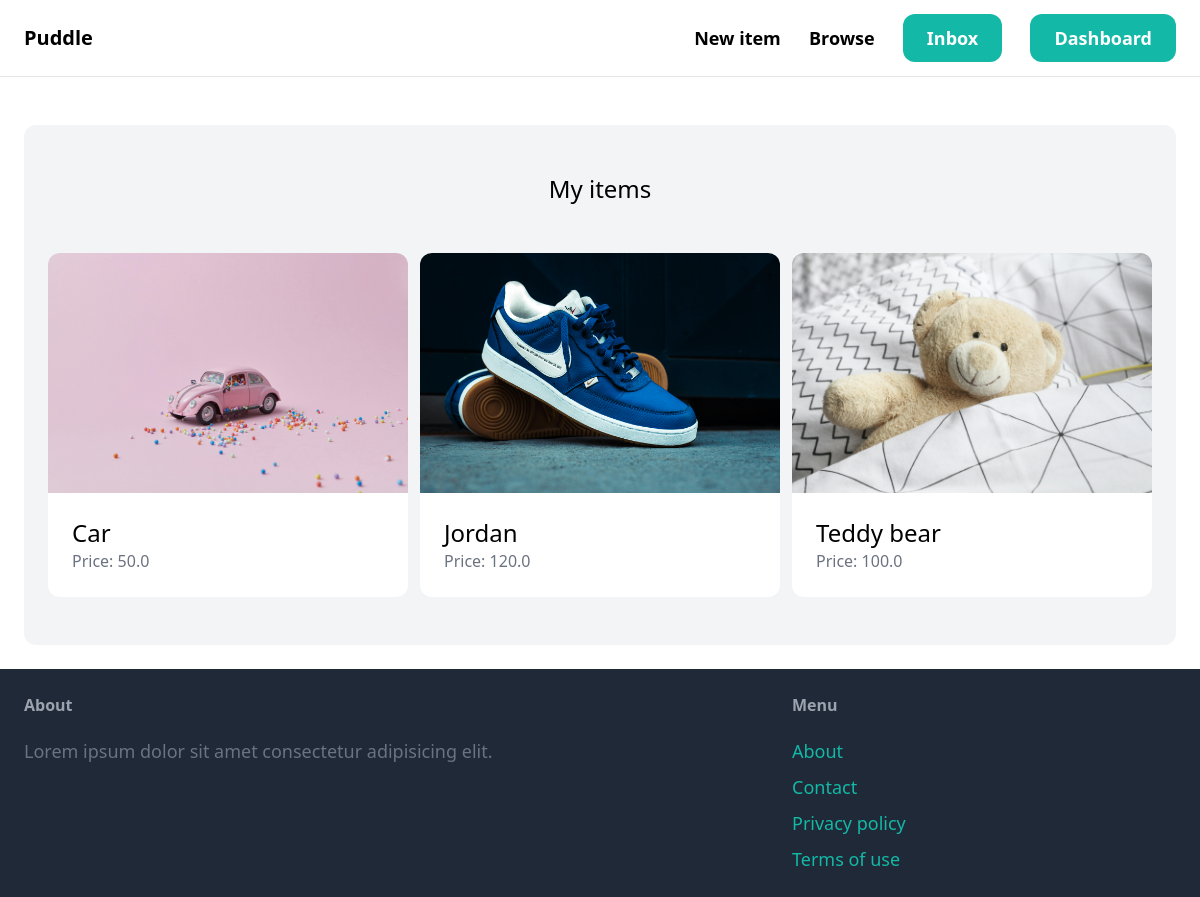
Before: /dashboard/ (signed in) with the older database file.
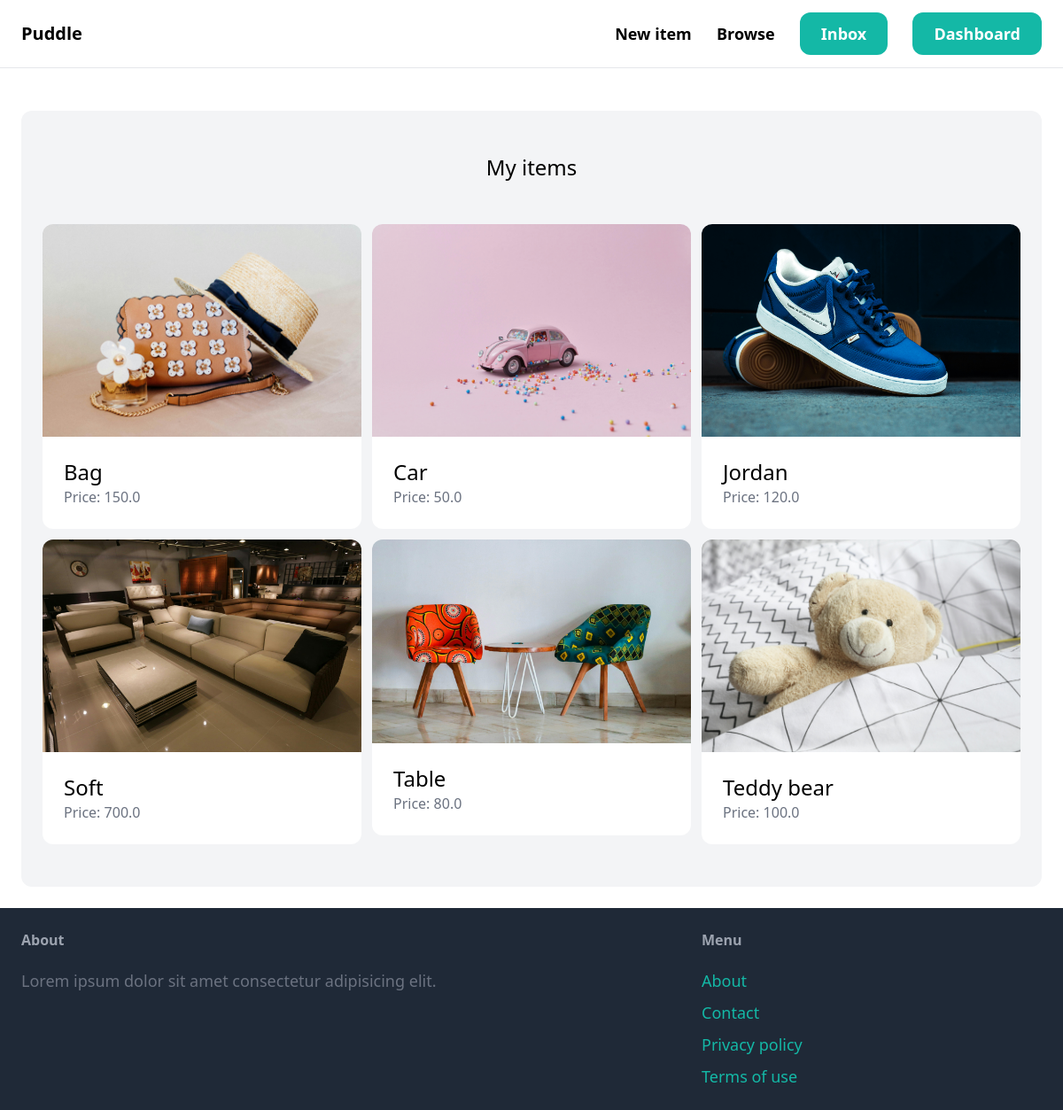
After: the same page with the newer database file.
### item/models.py (models this page shows, shortened)
class Items(models.Model):
    category = models.ForeignKey(Category, related_name = 'items', on_delete = models.CASCADE)
    name = models.CharField(max_length = 255)
    description = models.TextField(blank=True, null=True)
    price = models.FloatField()
    image = models.ImageField(upload_to='item_images', blank=True, null=True)
    is_sold = models.BooleanField(default=False)
    created_by = models.ForeignKey(User, related_name = 'items', on_delete=models.CASCADE)
    created_at = models.DateTimeField(auto_now_add=True)
    class Meta:
        ordering = ('name',)
        verbose_name_plural = 'Items'

### dashboard/views.py (the view)
# urls.py: path('', views.index, name='index'),
@login_required
def index(request):
    items = Items.objects.filter(created_by=request.user)
    return render(request, 'dashboard/index.html', {
        'items':items
    })

### dashboard/templates/dashboard/index.html (shortened to what this page needs)
{% extends 'core/base.html' %}
{% block content %}
<div class="mt-6 px-6 py-12 bg-gray-100 rounded-xl">
    <h2 class="mb-12 text-2xl text-center">My items</h2>
    <div class="grid grid-cols-3 gap-3">
        {% for item in items %}
            <div>
                <a href="{% url 'item:detail' item.id %}">
                    <div>
                        <img src="{{ item.image.url }}" class="rounded-t-xl">
                    </div>
                    <div class="p-6 bg-white rounded-b-xl">
                        <h2 class="text-2xl">{{ item.name }}</h2>
                        <p class="text-gray-500">Price: {{ item.price }}</p>
                    </div>
                </a>
            </div>
        {% endfor %}
    </div>
</div>
{% endblock %}

Changed rows visible on the page:
added Items: image (picture), name "Bag", price "150.0"
added Items: image (picture), name "Soft", price "700.0"
added Items: image (picture), name "Table", price "80.0"
